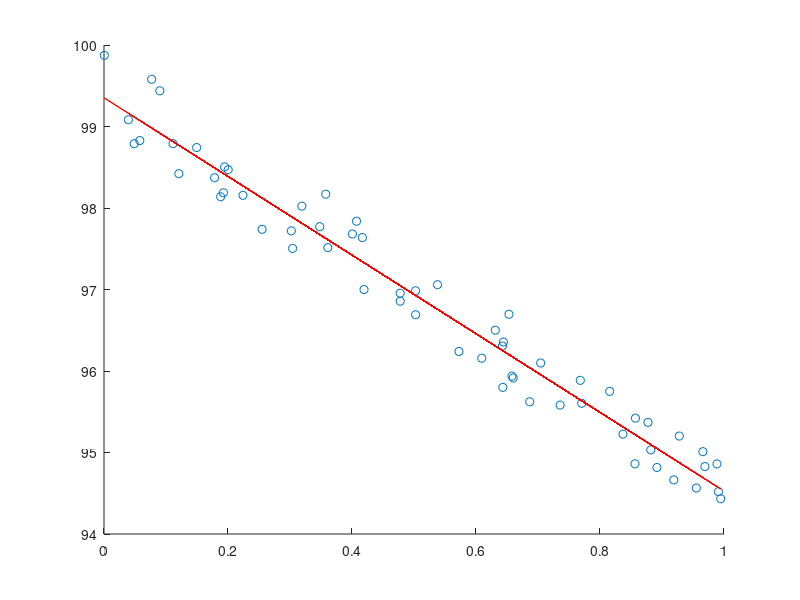

This figure's MATLAB source:
clc,clear all,close all,

length = 60;
a = rand(length,1); 
b = 100-(rand(length,1) + a * 5);
figure(1)
scatter(a,b)

%[length,~] = size(a);
a_mean = mean(a); b_mean = mean(b);

afactor = zeros(length,1);bfactor = zeros(length,1);
afactor2 = zeros(length,1);bfactor2 = zeros(length,1);
abfactor = zeros(length,1);
for i = 1:length
    % summation of each (a-mean(a)) 
    afactor(i) = a(i) - a_mean;
    afactor2(i) = (a(i) - a_mean)^2;
    % summation of each (b-mean(b)) 
    bfactor(i) = b(i) - b_mean;
    bfactor2(i) = (b(i) - b_mean)^2;
    abfactor(i) = (a(i) - a_mean) * (b(i) - b_mean);
end

a_cov = sum(afactor2)/length;
b_cov = sum(bfactor2)/length;
ab_cov = sum(abfactor)/length;

slope = ab_cov / a_cov;
interception = b_mean - slope * a_mean;

predict = slope * a + interception;

hold on;
plot(a,predict,'-r')
